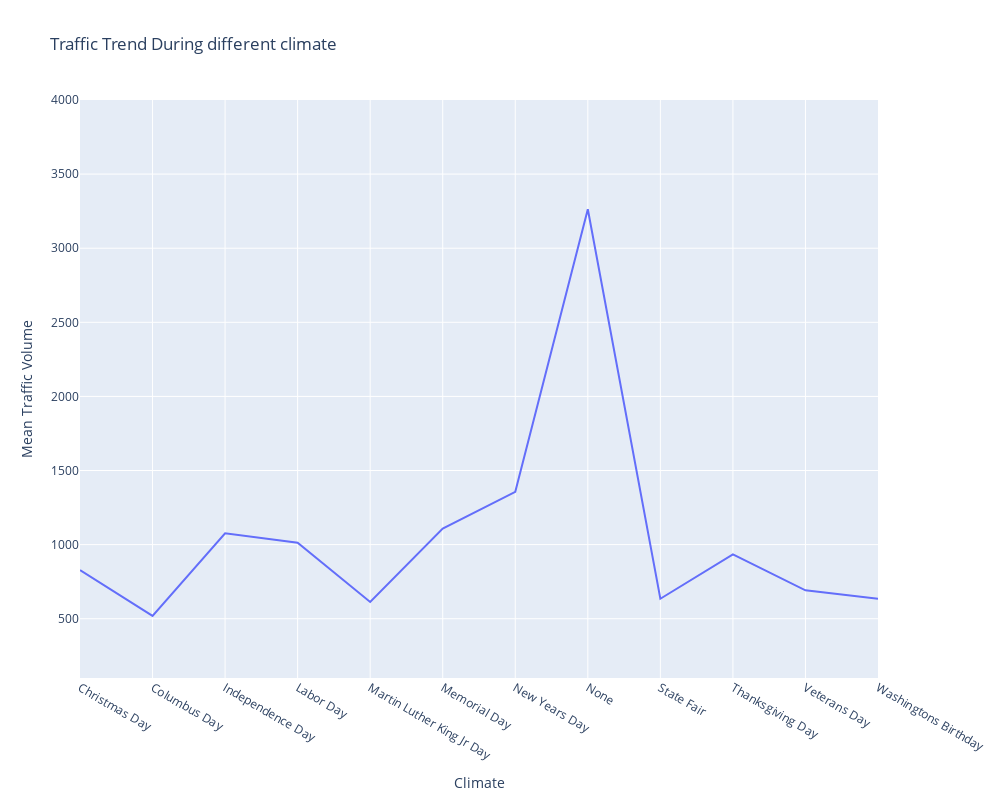

Notebook source saved alongside this figure:
### Code cell
fig = px.line(df, x=x, y=y, title='Traffic Trend During different climate')
fig.update_layout(
    autosize=False,
    width=1000,
    height=800,)
fig.update_xaxes(title_text='Climate' )
fig.update_yaxes(range = [100,4000] ,title_text='Mean Traffic Volume' )
fig.show()

### Figure 1 — Plotly figure (JSON) as saved in the notebook; plotly's stock layout.template omitted (floating-point values rounded to 4 significant figures)
{"data": [{"hovertemplate": "x=%{x}<br>y=%{y}<extra></extra>", "legendgroup": "", "line": {"color": "#636efa", "dash": "solid"}, "marker": {"symbol": "circle"}, "mode": "lines", "name": "", "orientation": "v", "showlegend": false, "type": "scatter", "x": ["Christmas Day", "Columbus Day", "Independence Day", "Labor Day", "Martin Luther King Jr Day", "Memorial Day", "New Years Day", "None", "State Fair", "Thanksgiving Day", "Veterans Day", "Washingtons Birthday"], "xaxis": "x", "y": [827.5, 519.4, 1076, 1013.0, 612.7, 1108.0, 1356, 3263.0, 634.8, 933.5, 691.4, 635.2], "yaxis": "y"}], "layout": {"autosize": false, "height": 800, "legend": {"tracegroupgap": 0}, "title": {"text": "Traffic Trend During different climate"}, "width": 1000, "xaxis": {"anchor": "y", "domain": [0, 1], "title": {"text": "Climate"}}, "yaxis": {"anchor": "x", "domain": [0, 1], "range": [100, 4000], "title": {"text": "Mean Traffic Volume"}}}}
